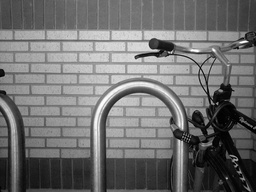
#> input picture CV_Fundemental_FNs/filter.jpg, 256 x 192 px, shrunk from 640 x 480 before the run
$ jupyter execute edge_detection.ipynb
#> lines starting #> are read from the running program, lines starting #| are printed output that depends on the picture
[cell 1]
import numpy as np
import cv2
import matplotlib.pyplot as plt
import math
import scipy.signal as signal

[cell 2]
def calculate_kernal_applied(in_matrix_1, in_matrix_2):
    mult = np.multiply(in_matrix_1, in_matrix_2)
    sum = np.sum(mult)
    out = sum/(in_matrix_2.shape[0]*in_matrix_2.shape[1])
    return out

def convolve(im, kernal):
    kernal_center_i = math.floor(kernal.shape[0]/2)
    kernal_center_j = math.floor(kernal.shape[1]/2)
    out_im = np.ones(im.shape)

    for m in range(kernal_center_i, im.shape[0] - kernal_center_i):
        for n in range(kernal_center_j, im.shape[1] - kernal_center_j):
            out_im[m][n] = calculate_kernal_applied(im[m-kernal_center_i:m+kernal_center_i+1, n-kernal_center_j:n+kernal_center_j+1], kernal)

    return out_im

[cell 3]
im = cv2.imread('filter.jpg', cv2.IMREAD_GRAYSCALE)
#> im is the input picture: shape (192, 256); min 0, max 255, mean 112.2
plt.imshow(im, cmap='gray')

[cell 4]
lin_filter = np.array([
    [1, 1, 1],
    [1, 1, 1],
    [1, 1, 1],
])

lin_filter_2 = np.ones(shape=(15,15), dtype=int)

out_im = convolve(im, lin_filter_2)
#> the loop in convolve, `for m in range(kernal_center_i, im.shape[0] - kernal_center_i):` made 178 passes
#> after the loop in convolve, `for m in range(kernal_center_i, im.shape[0] - kernal_center_i):`:
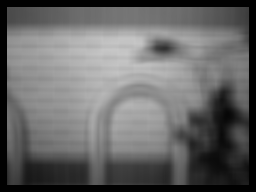
#> out_im: shape (192, 256) float64; min 1, max 199.3, mean 102.8
plt.imshow(out_im, cmap='gray')

[cell 5]
sobel_x_operator = np.array([[-1, 0, 1], [-2, 0, 2], [-1, 0, 1]])
sobel_y_operator = np.array([[-1, -2, -1], [0, 0, 0], [1, 2, 1]])

x_out_im = convolve(im, sobel_x_operator)
#> after the loop in convolve (call 2), `for m in range(kernal_center_i, im.shape[0] - kernal_center_i):`:
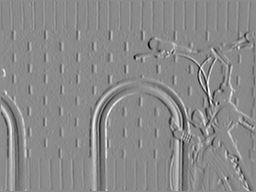
#> out_im: shape (192, 256) float64; min -79.44, max 66.78, mean -0.1; drawn with min black and max white
out_im = convolve(x_out_im, sobel_y_operator)
#> after the loop in convolve (call 3), `for m in range(kernal_center_i, im.shape[0] - kernal_center_i):`:
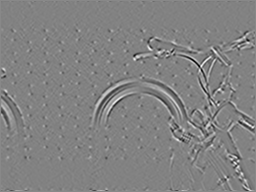
#> out_im: shape (192, 256) float64; min -21.93, max 21, mean 0; drawn with min black and max white
# out_im = 255 - out_im
plt.imshow(out_im, cmap='gray')

[cell 6]
out = signal.convolve2d(im, sobel_x_operator)
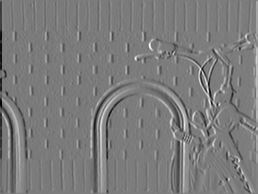
#> out: shape (194, 258) int64; min -676, max 715, mean 0; drawn with min black and max white
out = signal.convolve2d(out, sobel_y_operator)
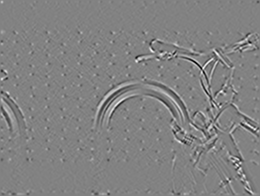
#> out: shape (196, 260) int64; min -1776, max 1701, mean 0; drawn with min black and max white
# out = np.convolve(out, sobel_y_operator)
plt.imshow(out, cmap='gray')

$ run again, with CV_Fundemental_FNs/otsu_1.jpg copied over CV_Fundemental_FNs/filter.jpg
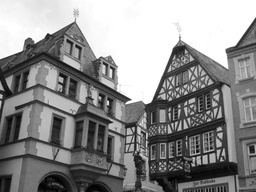
#> input picture CV_Fundemental_FNs/otsu_1.jpg, 256 x 192 px, shrunk from 1024 x 768 before the run
#> im is the input picture: shape (192, 256); min 0, max 255, mean 141.3
#> the loop in convolve, `for m in range(kernal_center_i, im.shape[0] - kernal_center_i):` made 178 passes
#> after the loop in convolve, `for m in range(kernal_center_i, im.shape[0] - kernal_center_i):`:
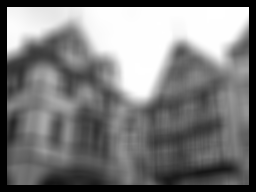
#> out_im: shape (192, 256) float64; min 1, max 255, mean 123.4
#> `out = signal.convolve2d(out, sobel_y_operator)`:
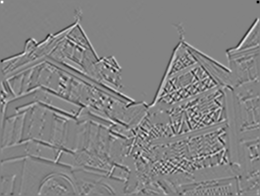
#> out: shape (196, 260) int64; min -2295, max 2160, mean 0; drawn with min black and max white
